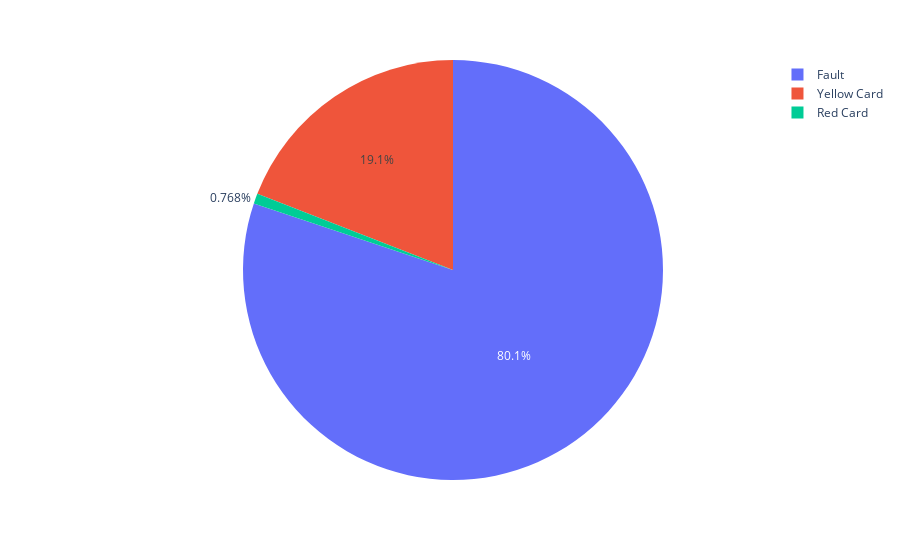

Notebook code for this chart:
### Code cell
import plotly.express as px
#df = px.data.tips()
fig = px.pie(df, values = df.loc[0], names=df.columns)
fig.show()

### Figure 1 — Plotly figure (JSON) as saved in the notebook; plotly's stock layout.template omitted (floating-point values rounded to 4 significant figures)
{"data": [{"domain": {"x": [0, 1], "y": [0, 1]}, "hovertemplate": "label=%{label}<br>value=%{value}<extra></extra>", "labels": ["Red Card", "Yellow Card", "Fault"], "legendgroup": "", "name": "", "showlegend": true, "type": "pie", "values": [79, 1965, 8247]}], "layout": {"legend": {"tracegroupgap": 0}, "margin": {"t": 60}}}
